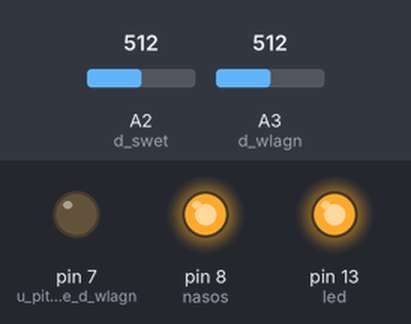
The sketch below on a simulated Arduino Uno, built with avr-gcc and run on an emulated ATmega328P. On the bench: output pins drawn as LEDs (lit = HIGH). The test bench sets the inputs (shaded band); at power-on: A3 (d_wlagn) = 512, A2 (d_swet) = 512. What the sketch prints to the serial monitor is not drawn.

Above: at 2.3 s.
2.4 s: A3 (d_wlagn) set to 522
At 3.3 s:
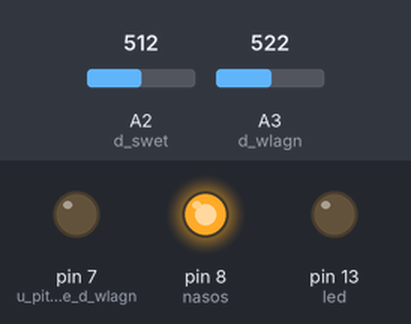
At 9.4 s:
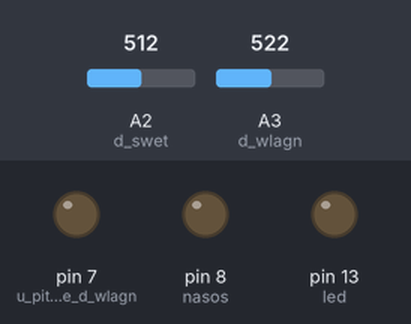
13.3 s: A2 (d_swet) set to 159
19.4 s: A2 (d_swet) set to 144
Timing chart, 0 to 32.6 s (numbered marks = the images above; inputs shaded):
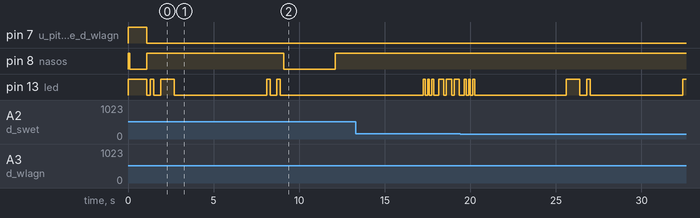

Measured:
- the behaviour switches between 512 and 513 on A3 (d_wlagn) (found by bisection; images 0 and 1)
- after the input at 2.4 s, pin 8 (nasos): HIGH → LOW after 6.7 s, → HIGH 3.0 s later

The sketch:

flow.ino
```cpp
/*************
  Пример автомата полива комнатных цветов

  Полив производится в дневное время
  в течении 3 секунд (агумент функцмм poliw)

  Датчиком освещенности служит светодиод АЛ307.

  Датчик влажности выполнен из провода ПЭВ
  длиной 2х100мм с залуженными рабочими поверхностями.
  Для исключения гальванического эффекта напряжение
  на датчик подается только на время измерения.

  Сигнальный светодиод led подает следующие сигналы:
      -первый:
          --длинный (день) : полив разрешен,
          --короткий (ночь): полив запрещен;
      -второй :
          --длинный (влажно): полив запрещен,
          --короткий (сухо): полив разрешен.
  При аварийной ситуации (нет воды в баке, обрыв шлангов и пр.)
  светодиод led подает сигнал Морзе SOS.

  Если не нужна экономия энергии библиотеку Narcoleptic
  можно не использовать.

**************/

#include "Narcoleptic.h"
//#define debug true

// pins
#define d_swet A2
#define d_wlagn A3
const int u_pitanie_d_wlagn=7; // вкл.питания датчика влажн.
const int nasos=8;
const int led=13;

// consts
const int wlagn_porog=512;
const int swet_porog=150;

// bools
bool day=false;
bool suho=false;
bool err=false;

int test(int land=1000){
    Serial.println(F("Start test programm:"));
    digitalWrite(led,HIGH);
    Serial.print(F("swet = "));
    Serial.println(analogRead(d_swet));
    digitalWrite(u_pitanie_d_wlagn,HIGH);
    Serial.print(F("wlagn = "));
    delay(100);
    Serial.println(analogRead(d_wlagn));
    Serial.println(F("Start nasos "));
    digitalWrite(nasos,LOW);
    Serial.print(F("Delay, ms = "));
    Serial.println(land);
    delay(land);
    Serial.println(F("Reset"));
    digitalWrite(u_pitanie_d_wlagn,LOW);
    digitalWrite(nasos,HIGH);
    digitalWrite(led,LOW);
    return 1;
}


bool is_day(){
    if (analogRead(d_swet)>swet_porog){
        day=true;
    }else{
        day=false;
        err=false;
    }
    return day;
}

bool is_suho(){
    digitalWrite(u_pitanie_d_wlagn,HIGH);
    if (analogRead(d_wlagn)>wlagn_porog){
        suho=true;
    }else{
        suho=false;
        err=false;
    }
    digitalWrite(u_pitanie_d_wlagn,LOW);
    return suho;
}

int poliw(int land=3000){
    digitalWrite(nasos,LOW);
    #if debug
        Serial.print(F("Poliw start"));
    #endif
    delay(land);
    #if debug
        Serial.println(F(" -- end"));
    #endif
    digitalWrite(nasos,HIGH);
    err=is_suho();
    return 1;
}

int beep(int land=200){
    delay(200);
    digitalWrite(led,HIGH);
    delay(land);
    digitalWrite(led,LOW);
    delay(200);
    return 1;
}

int s(int land=100){
    for (int i =0;i<3;i++){
        delay(150);
        digitalWrite(led,HIGH);
        delay(land);
        digitalWrite(led,LOW);
    }
    delay(150);
    return 1;
}
int o(int land=300){
    for (int i =0;i<3;i++){
        delay(150);
        digitalWrite(led,HIGH);
        delay(land);
        digitalWrite(led,LOW);
    }
    delay(150);
    return 1;
}
int sos(){
    s();o();s();
    return 1;
}
int signal(){
    if (day){
        beep();
    }else{
        beep(800);
    }

    if (suho){
        beep();
    }else{
        beep(800);
    }
    return 1;

}

void setup() {
    Serial.begin(9600);
    pinMode(u_pitanie_d_wlagn,OUTPUT);
    pinMode(led,OUTPUT);
    pinMode(nasos,OUTPUT);
    digitalWrite(u_pitanie_d_wlagn,LOW);
    digitalWrite(led,LOW);
    digitalWrite(nasos,HIGH);// насос отключить
    test();

}

void loop() {
    is_day();
    is_suho();
    if (err){
        sos();
    }else{
        signal();
    }

    if (suho && day && !err){
        poliw();
    }

    #if debug
        Serial.print(F("day = "));Serial.println(day);
        Serial.print(F("suho = "));Serial.println(suho);
        Serial.print(F("err = "));Serial.println(err);
    #endif

    Narcoleptic.delay(5000);

}
```
